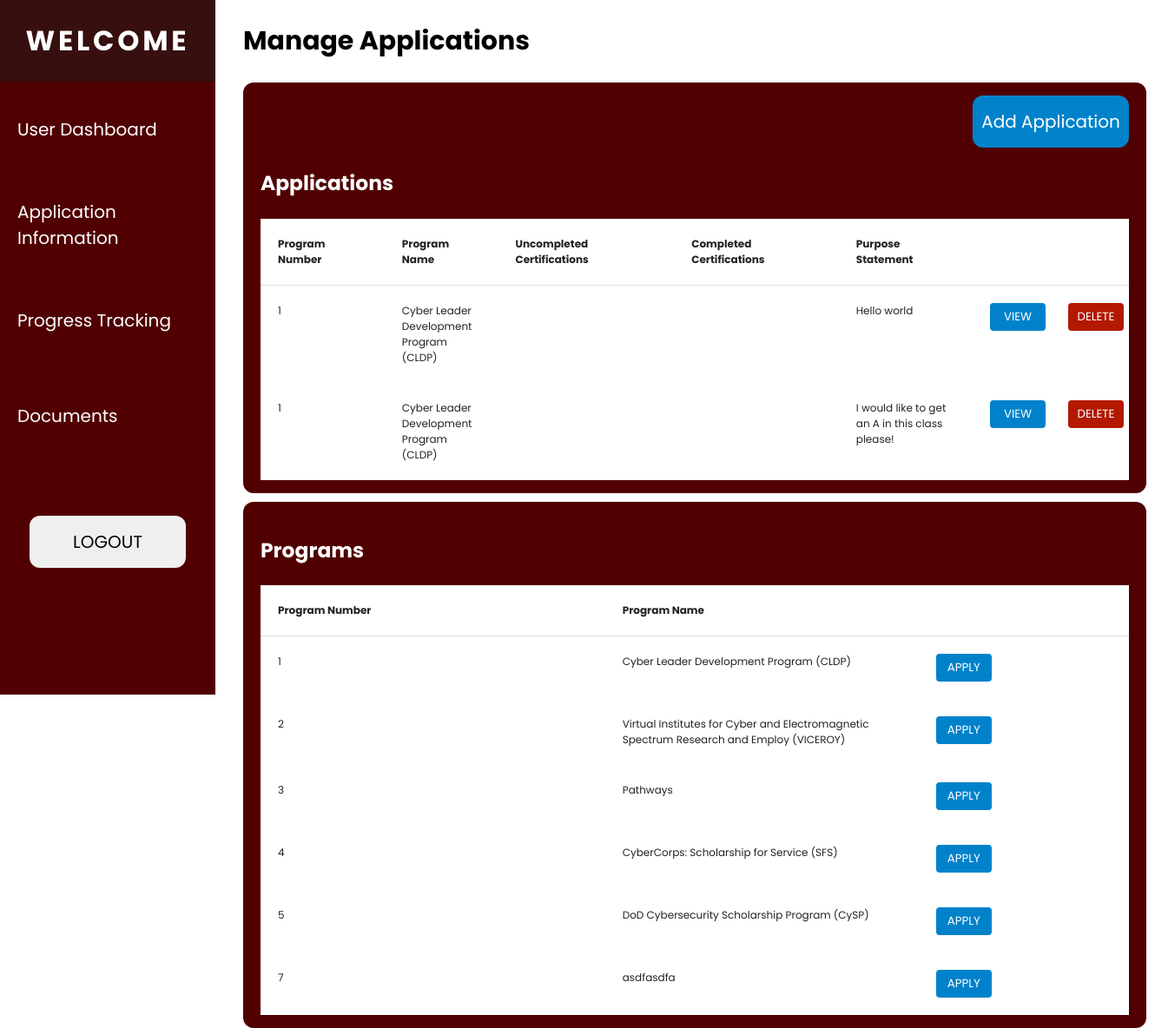
The page /pages/application_information.php (signed in) on the database as committed earlier.
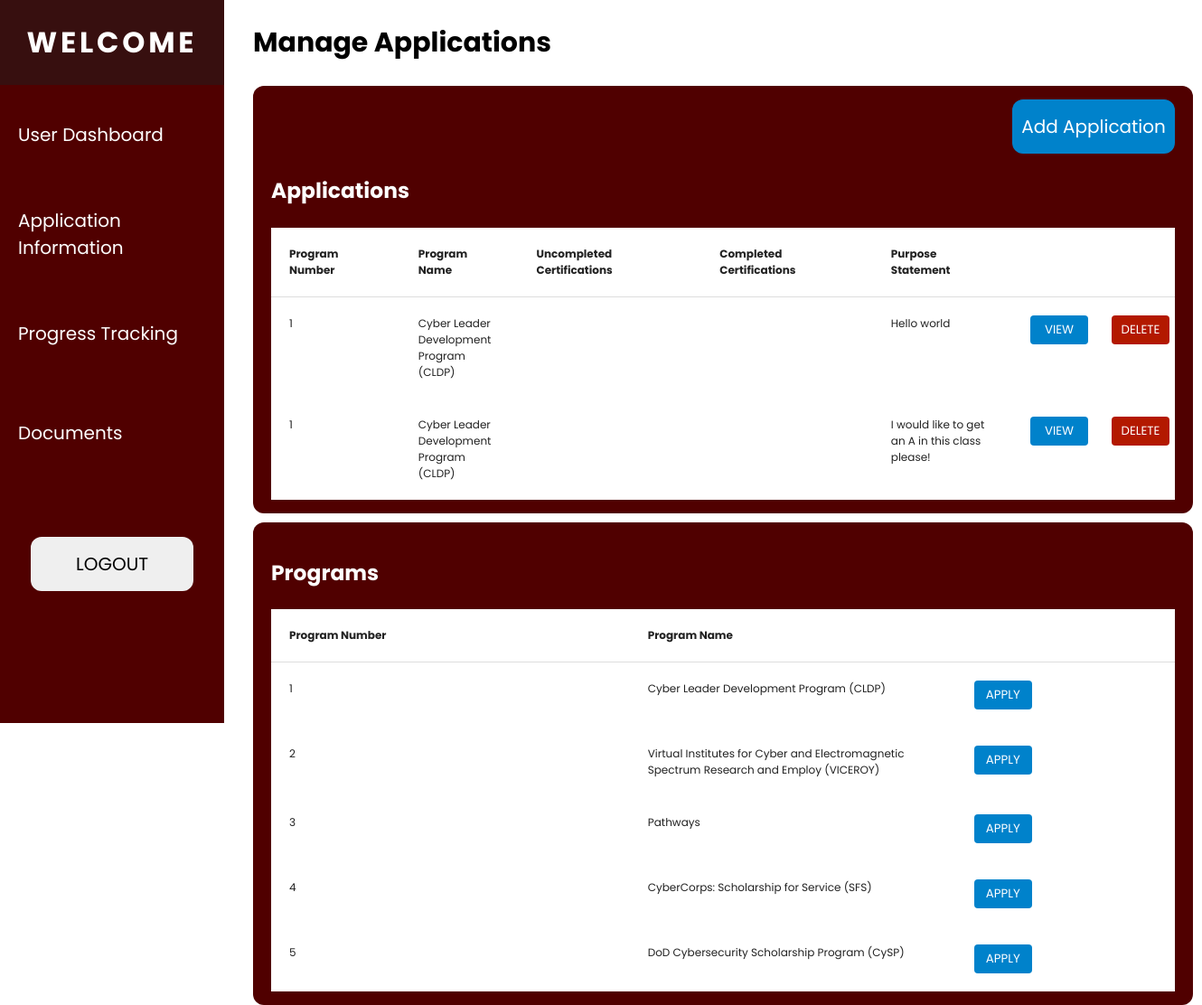
The same page on the database as committed later.
### tables this page shows
CREATE TABLE `applications` (
  `App_Num` int(11) NOT NULL,
  `Program_Num` int(11) NOT NULL,
  `UIN` int(11) NOT NULL,
  `Uncom_Cert` varchar(255) DEFAULT NULL,
  `Com_Cert` varchar(255) DEFAULT NULL,
  `Purpose_Statement` longtext NOT NULL
);

CREATE TABLE `programs` (
  `Program_Num` int(11) NOT NULL,
  `Name` varchar(255) NOT NULL,
  `Description` varchar(255) NOT NULL,
  `IsActive` tinyint(4) DEFAULT 1
);

### pages/application_information.php (the view, shortened to what this page needs)
<?php include '../assets/header.php';
include '../assets/student_navbar.php';
include_once '../includes/dbh.inc.php';
?>
<div class="main-container margin-left-280">
    <div class="header">
        <h2>Manage Applications</h2>
    </div>
    <div class="table-wrapper">
    <div class="flex flex-col align-end min-width-180">
        <button class="add-btn" id="open-app-modal">Add Application</button>
    </div>
        <h3>Applications</h3>
        <?php
            $stmt = $conn->prepare("SELECT * FROM applications WHERE UIN = ?");
            $stmt->bind_param("i", $_SESSION['user_id']);
            $stmt->execute();
            $result = $stmt->get_result();
        ?>
        <div class="table-container">
            <table id="app-table">
                <thead>
                    <tr>
                        <th>Program Number</th>
                        <th>Program Name</th>
                        <th>Uncompleted Certifications</th>
                        <th>Completed Certifications</th>
                        <th>Purpose Statement</th>
                        <th class="hidden">.</th>
                        <th class="hidden">.</th>
                    </tr>
                </thead>
                <tbody>
                    <?php
                    if(mysqli_num_rows($result) > 0) {
                        while($row = mysqli_fetch_assoc($result)) {
                            $stmt = $conn->prepare("SELECT Name FROM programs WHERE Program_Num = ?");
                            $stmt->bind_param("i", $row['Program_Num']);
                            $stmt->execute();
                            $nameResult = $stmt->get_result();
                            $data = $nameResult->fetch_assoc();
                            ?>
                            <tr>
                                <td><?php echo $row['Program_Num'] ?></td>
                                <td><?php echo $data['Name']?></td>
                                <td><?php echo $row['Uncom_Cert']; ?></td>
                                <td><?php echo $row['Com_Cert']; ?></td>
                                <td><?php echo $row['Purpose_Statement']; ?></td>
                                <td>
                                    <form action="view_application_information.php" method="POST">
                                        <button type="submit" name="view_app_btn" class="table-btn view-btn">VIEW</button>
                                    </form>
                                </td>
                                <td>
                                    <form action="../includes/process_applications.php" method="POST">
                                        <button type="submit" name="delete_app_btn" class="table-btn delete-btn">DELETE</button>
                                    </form>
                                </td>
                            </tr>
                            <?php
                        }
                    } else {
                        $_SESSION['error'] = "No applications found in the database";
                    }
                    ?>
                </tbody>
            </table>
        </div>
    </div>
    <div class="table-wrapper margin-top-10">
    <h3>Programs</h3>
        <?php
            $stmt = $conn->prepare("SELECT Program_Num,Name FROM programs WHERE IsActive = 1 ORDER BY Program_Num");
            $stmt->execute();
            $result = $stmt->get_result();
        ?>
        <div class="table-container">
            <table id="program-table">
                <thead>
                    <tr>
                        <th>Program Number</th>
                        <th>Program Name</th>
                        <th class="hidden">.</th>
                    </tr>
                </thead>
                <tbody>
                    <?php
                    if(mysqli_num_rows($result) > 0) {
                        while($row = mysqli_fetch_assoc($result)) {
                            ?>
                            <tr>
                                <td><?php echo $row['Program_Num'] ?></td>
                                <td><?php echo $row['Name']?></td>
                                <td>
                                    <form action="apply_application_information.php" method="POST">
                                        <button type="submit" name="apply_program_btn" class="table-btn view-btn">APPLY</button>
                                    </form>
                                </td>
                            </tr>
                            <?php
                        }
                    } else {
                        $_SESSION['error'] = "No programs found in the database";
                    }
                    ?>
                </tbody>
            </table>
        </div>
    </div>
</div>

Rows that differ between the two databases and show on the page:
no longer on this page (row edited): programs: Program_Num "7", Name "asdfasdfa"
